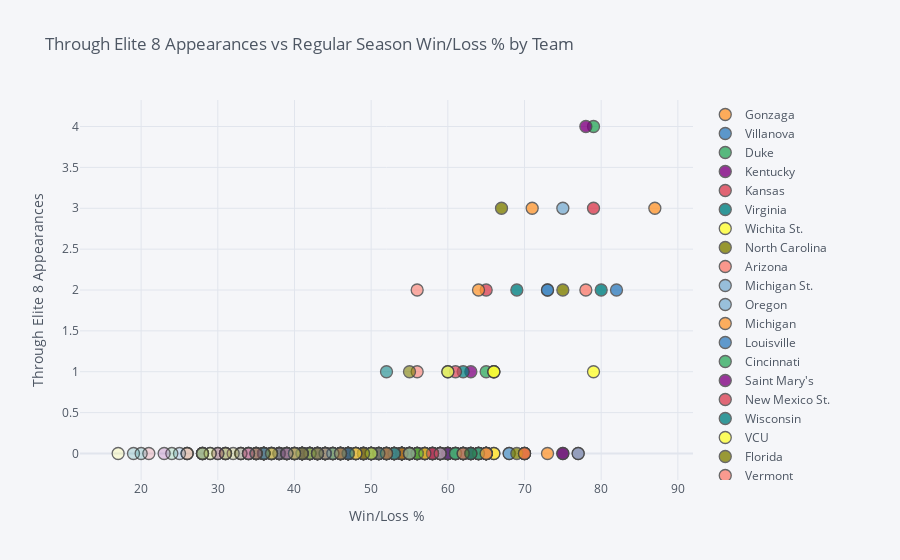

Notebook cell for this chart:
### Code cell
df6.iplot(
    x='win/loss%',
    y='elite8Appearances',
    categories='team',
    xTitle='Win/Loss %',
    yTitle='Through Elite 8 Appearances',
    title='Through Elite 8 Appearances vs Regular Season Win/Loss % by Team',
    bestfit=True,
    bestfit_colors=['blue'])
